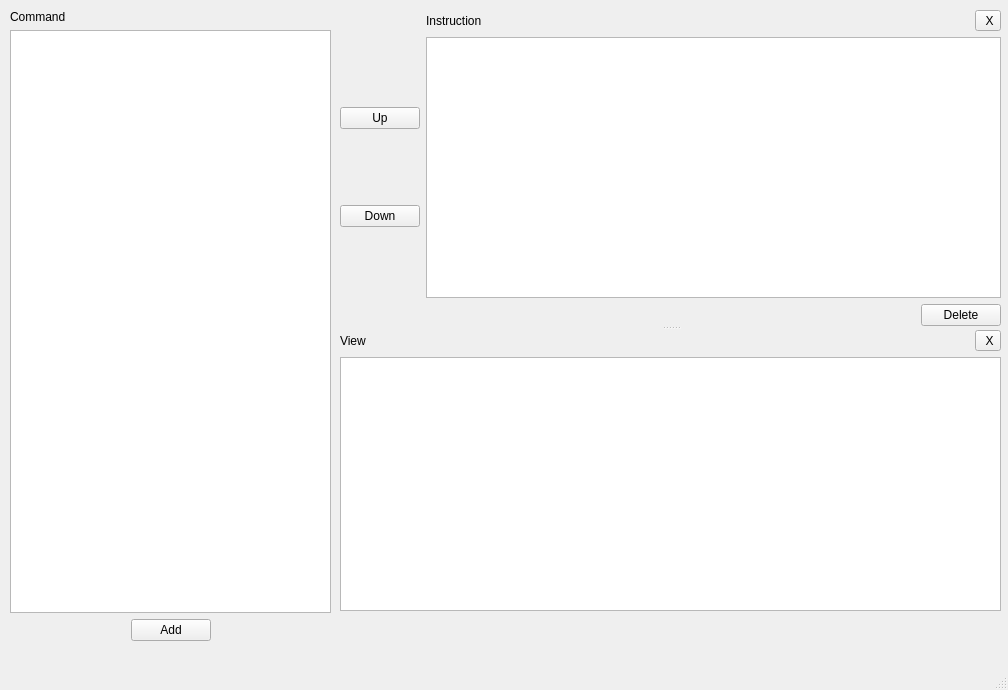
<?xml version="1.0" encoding="UTF-8"?>
<ui version="4.0">
 <class>MainWindow</class>
 <widget class="QMainWindow" name="MainWindow">
  <property name="geometry">
   <rect>
    <x>0</x>
    <y>0</y>
    <width>1008</width>
    <height>690</height>
   </rect>
  </property>
  <property name="windowTitle">
   <string>MainWindow</string>
  </property>
  <widget class="QWidget" name="centralwidget">
   <widget class="QWidget" name="verticalLayoutWidget">
    <property name="geometry">
     <rect>
      <x>10</x>
      <y>10</y>
      <width>321</width>
      <height>631</height>
     </rect>
    </property>
    <layout class="QVBoxLayout" name="verticalLayout">
     <item>
      <widget class="QLabel" name="label">
       <property name="text">
        <string>Command</string>
       </property>
      </widget>
     </item>
     <item>
      <widget class="QListWidget" name="lstCommand"/>
     </item>
     <item>
      <layout class="QGridLayout" name="gridLayout_2">
       <item row="0" column="1">
        <widget class="QPushButton" name="btnAdd">
         <property name="text">
          <string>Add</string>
         </property>
        </widget>
       </item>
       <item row="0" column="0">
        <spacer name="horizontalSpacer_3">
         <property name="orientation">
          <enum>Qt::Horizontal</enum>
         </property>
         <property name="sizeHint" stdset="0">
          <size>
           <width>40</width>
           <height>20</height>
          </size>
         </property>
        </spacer>
       </item>
       <item row="0" column="2">
        <spacer name="horizontalSpacer_4">
         <property name="orientation">
          <enum>Qt::Horizontal</enum>
         </property>
         <property name="sizeHint" stdset="0">
          <size>
           <width>40</width>
           <height>20</height>
          </size>
         </property>
        </spacer>
       </item>
      </layout>
     </item>
    </layout>
   </widget>
   <widget class="QSplitter" name="splitter">
    <property name="geometry">
     <rect>
      <x>340</x>
      <y>10</y>
      <width>661</width>
      <height>601</height>
     </rect>
    </property>
    <property name="orientation">
     <enum>Qt::Vertical</enum>
    </property>
    <widget class="QWidget" name="gridLayoutWidget">
     <layout class="QGridLayout" name="layoutInstruction">
      <item row="2" column="1" alignment="Qt::AlignRight">
       <widget class="QPushButton" name="btnDelete">
        <property name="text">
         <string>Delete</string>
        </property>
       </widget>
      </item>
      <item row="1" column="0">
       <layout class="QVBoxLayout" name="verticalLayout_4">
        <item>
         <widget class="QPushButton" name="btnUp">
          <property name="text">
           <string>Up</string>
          </property>
         </widget>
        </item>
        <item>
         <widget class="QPushButton" name="btnDown">
          <property name="text">
           <string>Down</string>
          </property>
         </widget>
        </item>
       </layout>
      </item>
      <item row="0" column="1">
       <layout class="QHBoxLayout" name="horizontalLayout_3">
        <item>
         <widget class="QLabel" name="label_2">
          <property name="text">
           <string>Instruction</string>
          </property>
         </widget>
        </item>
        <item>
         <spacer name="horizontalSpacer_2">
          <property name="orientation">
           <enum>Qt::Horizontal</enum>
          </property>
          <property name="sizeHint" stdset="0">
           <size>
            <width>40</width>
            <height>20</height>
           </size>
          </property>
         </spacer>
        </item>
        <item>
         <widget class="QToolButton" name="closeInst">
          <property name="text">
           <string> X</string>
          </property>
         </widget>
        </item>
       </layout>
      </item>
      <item row="1" column="1">
       <widget class="QListWidget" name="lstInstruction"/>
      </item>
     </layout>
    </widget>
    <widget class="QWidget" name="verticalLayoutWidget_4">
     <layout class="QVBoxLayout" name="layoutView">
      <item>
       <layout class="QHBoxLayout" name="horizontalLayout_7">
        <item>
         <widget class="QLabel" name="label_6">
          <property name="text">
           <string>View</string>
          </property>
         </widget>
        </item>
        <item>
         <spacer name="horizontalSpacer">
          <property name="orientation">
           <enum>Qt::Horizontal</enum>
          </property>
          <property name="sizeHint" stdset="0">
           <size>
            <width>40</width>
            <height>20</height>
           </size>
          </property>
         </spacer>
        </item>
        <item>
         <widget class="QToolButton" name="closeView">
          <property name="text">
           <string> X</string>
          </property>
         </widget>
        </item>
       </layout>
      </item>
      <item>
       <widget class="QGraphicsView" name="graphicsView"/>
      </item>
     </layout>
    </widget>
   </widget>
   <zorder>verticalLayoutWidget</zorder>
   <zorder>horizontalSpacer_5</zorder>
   <zorder>horizontalLayoutWidget</zorder>
   <zorder>horizontalLayoutWidget_2</zorder>
   <zorder>verticalLayoutWidget_4</zorder>
   <zorder>gridLayoutWidget</zorder>
   <zorder>horizontalLayoutWidget</zorder>
   <zorder>verticalLayoutWidget</zorder>
  </widget>
  <widget class="QMenuBar" name="menubar">
   <property name="geometry">
    <rect>
     <x>0</x>
     <y>0</y>
     <width>1008</width>
     <height>21</height>
    </rect>
   </property>
  </widget>
  <widget class="QStatusBar" name="statusbar"/>
 </widget>
 <resources/>
 <connections/>
</ui>
